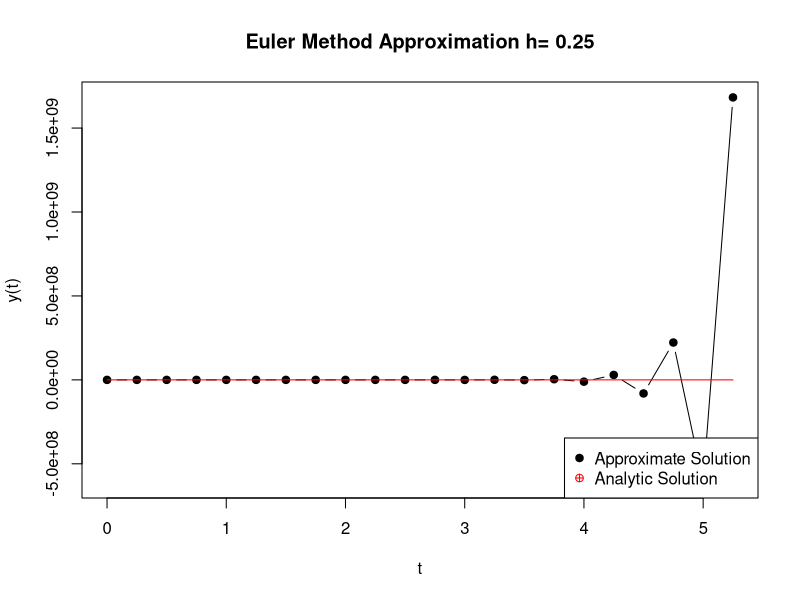
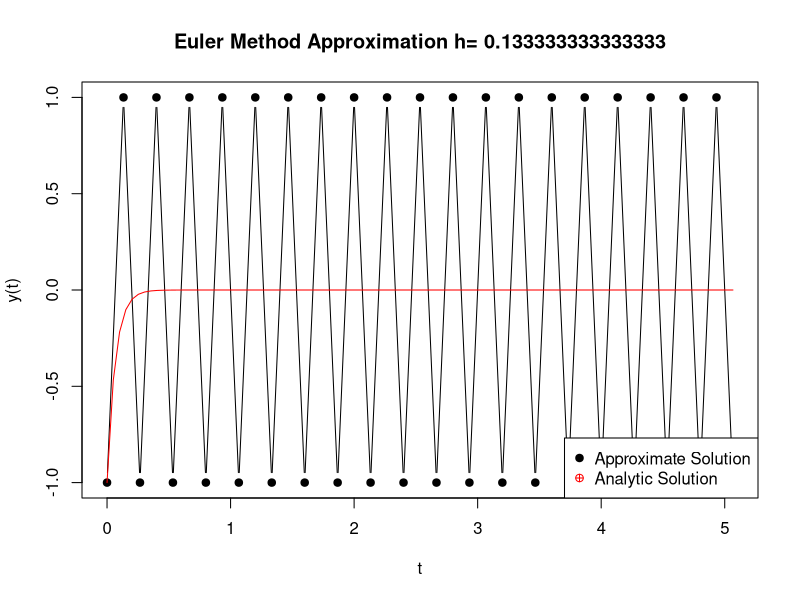
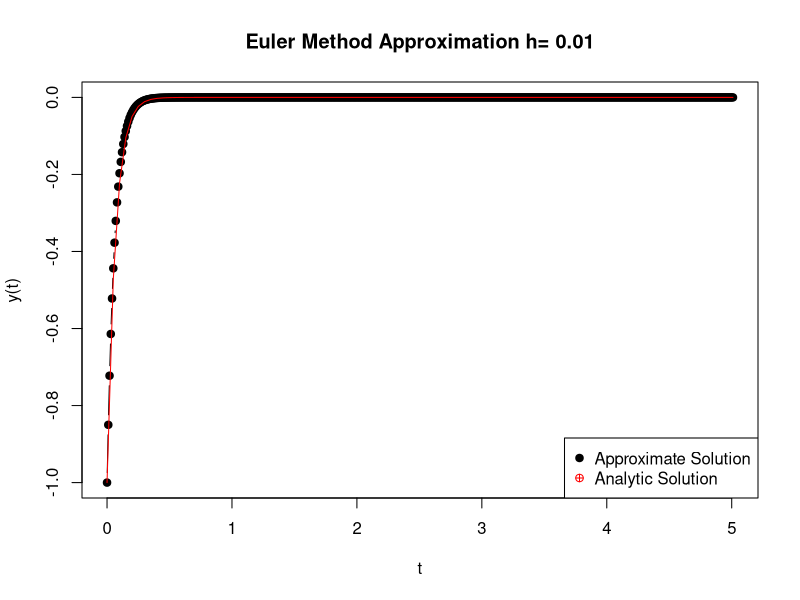

The R script that drew these images, in order:
## Euler's Method 


## Current Euler Method has some limitations
## Need to add:
## 1) general function input
## 2) more robust update loop

euler_method <- function(h, t0, y0){
  
  y_old <- y0
  t_old <- t0
  
  l <- seq(0,5, by = h)
  
  y_seq <- c(y0)
  
  ## loop here
  for (i in l){
    y_new <- y_old + h * (-15*y_old)
    y_seq <- c(y_seq, y_new)
    y_old <- y_new
  }
  
  l <- c(l, l[length(l)]+h)

  plot(l,y_seq, type = "b", xlab="t", ylab = "y(t)",
       main =paste("Euler Method Approximation h=",h), pch = 19)
  curve(-exp(-15*x), add = TRUE, col="red")
  legend("bottomright", legend = c("Approximate Solution", "Analytic Solution"),
         col = c("black", "red"), pch = c(19,10))
  
  
}

euler_method(0.25,0,-1)
euler_method(2/15,0,-1)
euler_method(1/100,0,-1)
